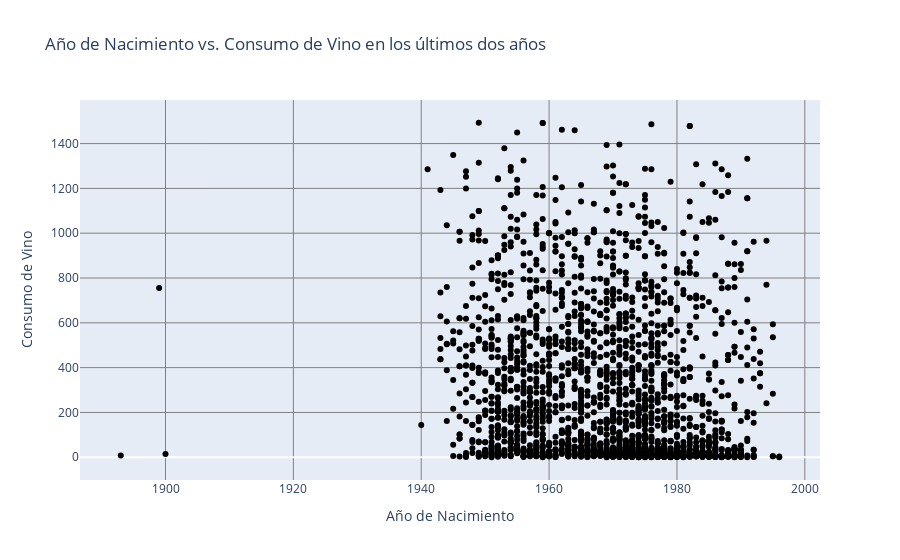

The notebook cell this image was saved under:
### Markdown cell above
### Ejercicio 3
Utiliza `plotly` para realizar un gráfico de dispersión que permita visualizar la relación que existe entre las variables 'Year_Birth' y 'MntWines'.

### Code cell
# YOUR CODE HERE
fig = go.Figure(data=go.Scatter(x=mercadeo['Year_Birth'],
                                y=mercadeo['MntWines'],
                                mode='markers',
                                line = go.scatter.Line(color = 'black') # Modificamos el color de la línea. Código HEX.
                                
                                )
               ) 
fig.update_layout(title_text='Año de Nacimiento vs. Consumo de Vino en los últimos dos años')
fig.update_xaxes(
        title_text = "Año de Nacimiento",
        title_standoff = 15)

fig.update_yaxes(
        title_text = "Consumo de Vino",
        title_standoff = 15)

fig.update_xaxes(gridcolor = 'gray') # Modificamos los colores del eje x. Código HEX.
fig.update_yaxes(gridcolor = 'gray') # Modificamos los colores del eje y. Código HEX
fig.show()

### Figure 1 — Plotly figure (JSON) as saved in the notebook; plotly's stock layout.template omitted (floating-point values rounded to 4 significant figures; data arrays with more than 128 entries replaced by an {"elided": "..."} marker saying what was removed)
{"data": [{"line": {"color": "black"}, "mode": "markers", "type": "scatter", "x": {"elided": "2240 int values"}, "y": {"elided": "2240 int values"}}], "layout": {"title": {"text": "Año de Nacimiento vs. Consumo de Vino en los últimos dos años"}, "xaxis": {"gridcolor": "gray", "title": {"standoff": 15, "text": "Año de Nacimiento"}}, "yaxis": {"gridcolor": "gray", "title": {"standoff": 15, "text": "Consumo de Vino"}}}}
